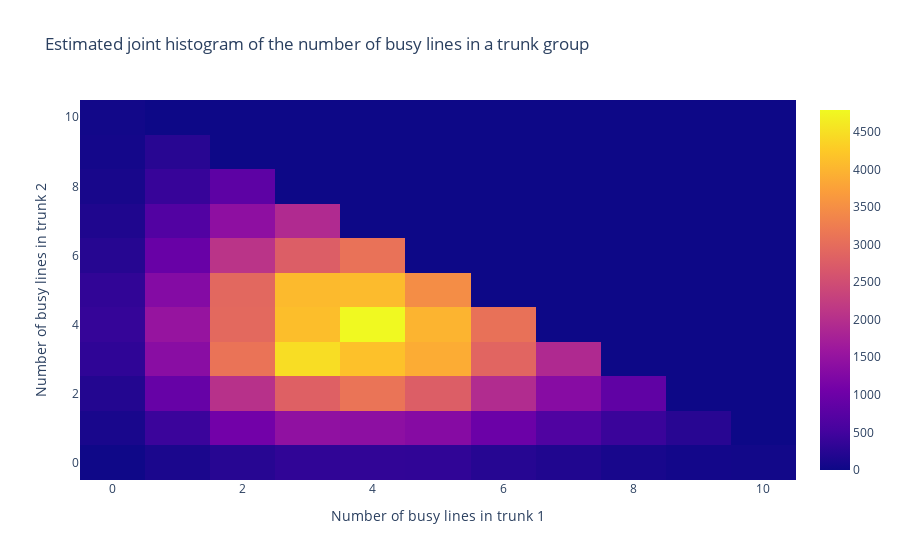
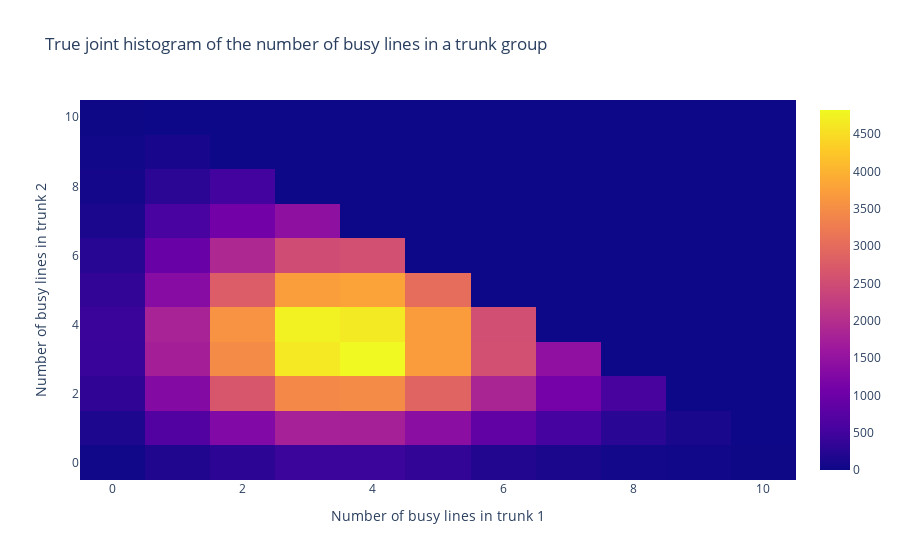

Notebook code cell kept with these figures, in order:
### Code cell
X_est_joint = metropolis_hastings_joint(g_joint(A1,A2),N, y_sampling_func=y_sampling_function(m))
X_true_joint = joint_truncated_poisson_samples(A1,A2,0,m,N)

#joint histogram estimate
hist_joint_estimate,_,_ = np.histogram2d(X_est_joint[:,0],X_est_joint[:,1], bins = [np.arange(m+2),np.arange(m+2)])
#joint histogram true
hist_joint_true,_,_ = np.histogram2d(X_true_joint[:,0],X_true_joint[:,1], bins = [np.arange(m+2),np.arange(m+2)])
#plot the joint estimated joint histogram
fig = go.Figure(data = [go.Heatmap(z = hist_joint_estimate)])
fig.update_layout(title = 'Estimated joint histogram of the number of busy lines in a trunk group',
                  xaxis_title = 'Number of busy lines in trunk 1',
                  yaxis_title = 'Number of busy lines in trunk 2')
fig.show()
#plot the joint true joint histogram
fig = go.Figure(data = [go.Heatmap(z = hist_joint_true)])
fig.update_layout(title = 'True joint histogram of the number of busy lines in a trunk group',
                  xaxis_title = 'Number of busy lines in trunk 1',
                  yaxis_title = 'Number of busy lines in trunk 2')
fig.show()

### Figure 1 — Plotly figure (JSON) as saved in the notebook; plotly's stock layout.template omitted (floating-point values rounded to 4 significant figures)
{"data": [{"type": "heatmap", "z": [[19, 130, 240, 326, 336, 329, 236, 180, 100, 58, 47], [110, 433, 1061, 1448, 1404, 1316, 980, 659, 420, 252, 0], [202, 919, 2029, 2805, 3115, 2772, 1938, 1329, 841, 0, 0], [322, 1352, 3106, 4475, 4144, 3885, 2884, 1900, 0, 0, 0], [372, 1521, 2948, 4114, 4789, 3984, 3073, 0, 0, 0, 0], [332, 1295, 2924, 4062, 4075, 3469, 0, 0, 0, 0, 0], [229, 942, 2076, 2767, 3081, 0, 0, 0, 0, 0, 0], [164, 680, 1414, 1917, 0, 0, 0, 0, 0, 0, 0], [99, 392, 811, 0, 0, 0, 0, 0, 0, 0, 0], [65, 254, 0, 0, 0, 0, 0, 0, 0, 0, 0], [49, 0, 0, 0, 0, 0, 0, 0, 0, 0, 0]]}], "layout": {"title": {"text": "Estimated joint histogram of the number of busy lines in a trunk group"}, "xaxis": {"title": {"text": "Number of busy lines in trunk 1"}}, "yaxis": {"title": {"text": "Number of busy lines in trunk 2"}}}}

### Figure 2 — Plotly figure (JSON) as saved in the notebook; plotly's stock layout.template omitted (floating-point values rounded to 4 significant figures)
{"data": [{"type": "heatmap", "z": [[37, 177, 303, 430, 435, 351, 198, 119, 61, 25, 9], [149, 677, 1258, 1762, 1760, 1376, 854, 548, 259, 112, 0], [325, 1297, 2656, 3432, 3480, 2891, 1838, 1093, 562, 0, 0], [404, 1731, 3480, 4636, 4822, 3715, 2560, 1454, 0, 0, 0], [419, 1801, 3583, 4726, 4648, 3700, 2541, 0, 0, 0, 0], [344, 1333, 2769, 3724, 3788, 3026, 0, 0, 0, 0, 0], [239, 949, 1890, 2495, 2562, 0, 0, 0, 0, 0, 0], [125, 567, 1073, 1428, 0, 0, 0, 0, 0, 0, 0], [65, 283, 507, 0, 0, 0, 0, 0, 0, 0, 0], [26, 103, 0, 0, 0, 0, 0, 0, 0, 0, 0], [10, 0, 0, 0, 0, 0, 0, 0, 0, 0, 0]]}], "layout": {"title": {"text": "True joint histogram of the number of busy lines in a trunk group"}, "xaxis": {"title": {"text": "Number of busy lines in trunk 1"}}, "yaxis": {"title": {"text": "Number of busy lines in trunk 2"}}}}
